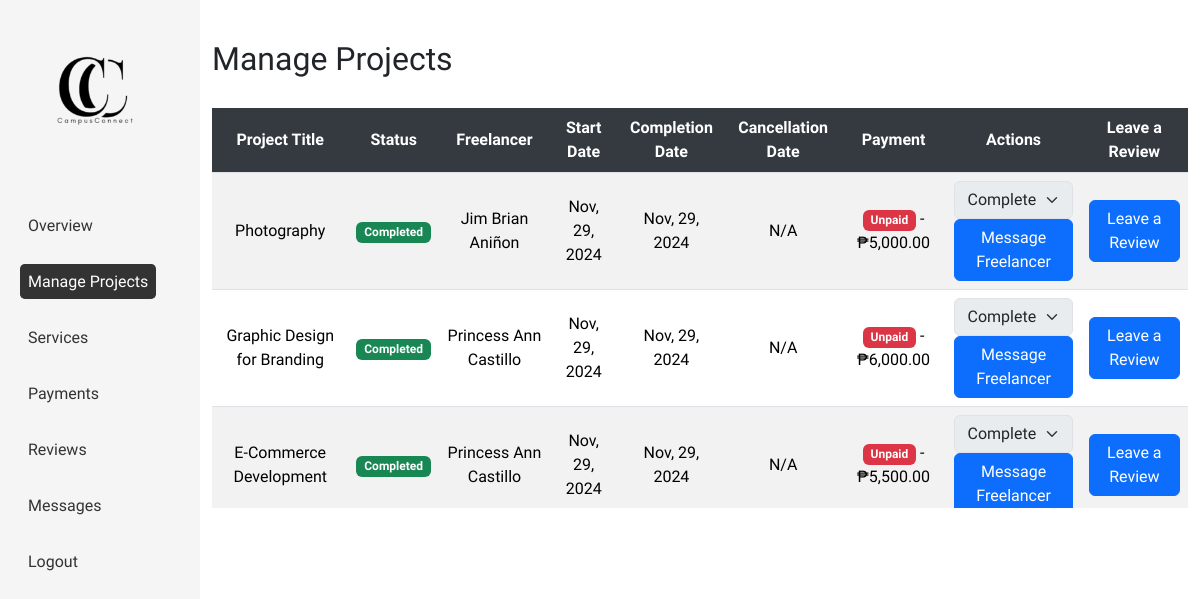
Screenshot of /client/manage-projects.php (signed in) with the database file from the repository.
### tables this page shows
CREATE TABLE `projects` (
  `project_id` int(100) NOT NULL COMMENT 'Primary Key	',
  `client_id` int(100) NOT NULL COMMENT 'Foreign key (users.user_id)	',
  `freelancer_id` int(100) NOT NULL COMMENT 'Foreign key (users.user_id)	',
  `job_id` int(100) DEFAULT NULL COMMENT 'Reference to Jobs Table	',
  `status` enum('ongoing','completed','cancelled') NOT NULL DEFAULT 'ongoing',
  `started_at` timestamp NOT NULL DEFAULT current_timestamp(),
  `completed_at` timestamp NULL DEFAULT NULL,
  `cancelled_at` timestamp NULL DEFAULT NULL,
  `review_left` tinyint(1) DEFAULT 0,
  `amount_paid` decimal(10,2) DEFAULT 0.00,
  `payment_status` enum('paid','pending','unpaid') DEFAULT 'pending'
);

CREATE TABLE `services` (
  `service_id` int(100) NOT NULL,
  `freelancer_id` int(100) NOT NULL,
  `title` varchar(100) NOT NULL,
  `description` text NOT NULL,
  `price` decimal(10,2) NOT NULL,
  `created_at` timestamp NOT NULL DEFAULT current_timestamp()
);

### includes/user_auth.php (called while the page is built, shortened)
<?php
$user_id = $_SESSION['user_id'];

### client/manage-projects.php (the view, shortened to what this page needs)
<?php
require_once '../includes/connection.php';
require_once '../includes/user_auth.php';
$query = "
    SELECT
        p.project_id, p.status, p.started_at, p.completed_at, p.cancelled_at,
        s.title AS project_title,
        CONCAT(u.first_name, ' ', u.last_name) AS freelancer_name,
        p.review_left, p.payment_status, p.amount_paid,
        p.client_id, p.freelancer_id
    FROM projects p
    JOIN services s ON p.job_id = s.service_id
    JOIN users u ON p.freelancer_id = u.user_id
    WHERE p.client_id = $user_id
    ORDER BY p.started_at DESC
";
$result = mysqli_query($conn, $query);
?>
<!DOCTYPE html>
<html lang="en">
  <head>
    <link href="https://cdnjs.cloudflare.com/ajax/libs/bootstrap/5.3.1/css/bootstrap.min.css" rel="stylesheet" />
    <link rel="stylesheet" href="../assets/css/resets.css" />
    <link rel="stylesheet" href="../assets/css/sidebar.css" />
    <link rel="stylesheet" href="css/manage-projects.css" />
  </head>
  <body>
    <div class="container-fluid">
      <div class="row">
        <?php include('includes/sidebar.php'); ?>
        <main class="col-md-9 col-lg-10">
          <section class="overview-page">
            <h1>Manage Projects</h1>
            <?php if (mysqli_num_rows($result) == 0): ?>
              <div class="alert alert-info">
                You have no projects added yet.
              </div>
            <?php else: ?>
              <div class="table-responsive">
                <table class="table table-striped">
                  <thead>
                    <tr>
                      <th>Project Title</th>
                      <th>Status</th>
                      <th>Freelancer</th>
                      <th>Start Date</th>
                      <th>Completion Date</th>
                      <th>Cancellation Date</th>
                      <th>Payment</th>
                      <th>Actions</th>
                      <th>Leave a Review</th>
                    </tr>
                  </thead>
                  <tbody>
                    <?php while ($row = mysqli_fetch_assoc($result)): ?>
                      <tr>
                        <td><?php echo htmlspecialchars($row['project_title']); ?></td>
                        <td>
                          <?php
                            switch ($row['status']) {
                              case 'completed':
                                echo '<span class="badge bg-success">Completed</span>';
                                break;
                            }
                          ?>
                        </td>
                        <td><?php echo htmlspecialchars($row['freelancer_name']); ?></td>
                        <td><?php echo date('M, d, Y', strtotime($row['started_at'])); ?></td>
                        <td><?php echo $row['completed_at'] ? date('M, d, Y', strtotime($row['completed_at'])) : 'N/A'; ?></td>
                        <td><?php echo $row['cancelled_at'] ? date('M, d, Y', strtotime($row['cancelled_at'])) : 'N/A'; ?></td>
                        <td>
                          <?php
                            if ($row['payment_status'] == 'paid') {
                              echo '<span class="badge bg-success">Paid</span> - ₱' . number_format($row['amount_paid'], 2);
                            } elseif ($row['payment_status'] == 'pending') {
                              echo '<span class="badge bg-warning">Pending</span> - ₱' . number_format($row['amount_paid'], 2);
                            } else {
                              echo '<span class="badge bg-danger">Unpaid</span> - ₱' . number_format($row['amount_paid'], 2);
                            }
                          ?>
                        </td>
                          <td>
                          <form action="manage-projects.php" method="post">
                            <select name="status" class="form-select" <?php echo ($row['status'] == 'completed' || $row['status'] == 'cancelled') ? 'disabled' : ''; ?>>
                              <option value="completed" <?php echo ($row['status'] == 'completed') ? 'selected' : ''; ?>>Completed</option>
                            </select>
                          </form>
                          <a href="chat.php?sender_id=<?php echo $row['client_id']; ?>&receiver_id=<?php echo $row['freelancer_id']; ?>"
                          class="btn btn-primary">Message Freelancer</a>
                        </td>
                        <td>
                          <?php if ($row['status'] == 'completed' && $row['review_left'] == 0): ?>
                            <a href="freelancer_review.php?project_id=<?php echo $row['project_id']; ?>" class="btn btn-primary">Leave a Review</a>
                          <?php elseif ($row['status'] == 'completed' && $row['review_left'] == 1): ?>
                            <span class="text-success">Review Left</span>
                          <?php elseif ($row['status'] == 'cancelled' && $row['review_left'] == 0): ?>
                            <a href="freelancer_review.php?project_id=<?php echo $row['project_id']; ?>" class="btn btn-warning">Leave a Review (Cancelled)</a>
                          <?php else: ?>
                            <span class="text-muted">N/A</span>
                          <?php endif; ?>
                        </td>
                      </tr>
                    <?php endwhile; ?>
                  </tbody>
                </table>
              </div>
            <?php endif; ?>
          </section>
        </main>
      </div>
    </div>
  </body>
</html>

### assets/css/sidebar.css (style rules this page uses)
main { padding: 40px; }
.overview-page h1 { font-size: 2rem; margin-bottom: 30px; }

### client/css/manage-projects.css (style rules this page uses)
.overview-page h1 { font-size: 2rem; margin-bottom: 30px; }
.table th, .table td { text-align: center; vertical-align: middle; }
.table th { background-color: #343a40; color: #fff; }
.table-striped tbody tr:nth-of-type(odd) { background-color: #f8f9fa; }
.table-responsive { max-height: 400px; overflow-y: auto; }

### rows the page displays
projects: services.title "Photography", shows "Completed", freelancer_name "Jim Brian Aniñon", started_at "Nov, 29, 2024", completed_at "Nov, 29, 2024", shows "N/A", amount_paid "5,000.00", status "Completed"
projects: services.title "Graphic Design for Branding", shows "Completed", freelancer_name "Princess Ann Castillo", started_at "Nov, 29, 2024", completed_at "Nov, 29, 2024", shows "N/A", amount_paid "6,000.00", status "Completed"
projects: services.title "E-Commerce Development", shows "Completed", freelancer_name "Princess Ann Castillo", started_at "Nov, 29, 2024", completed_at "Nov, 29, 2024", shows "N/A", amount_paid "5,500.00", status "Completed"
